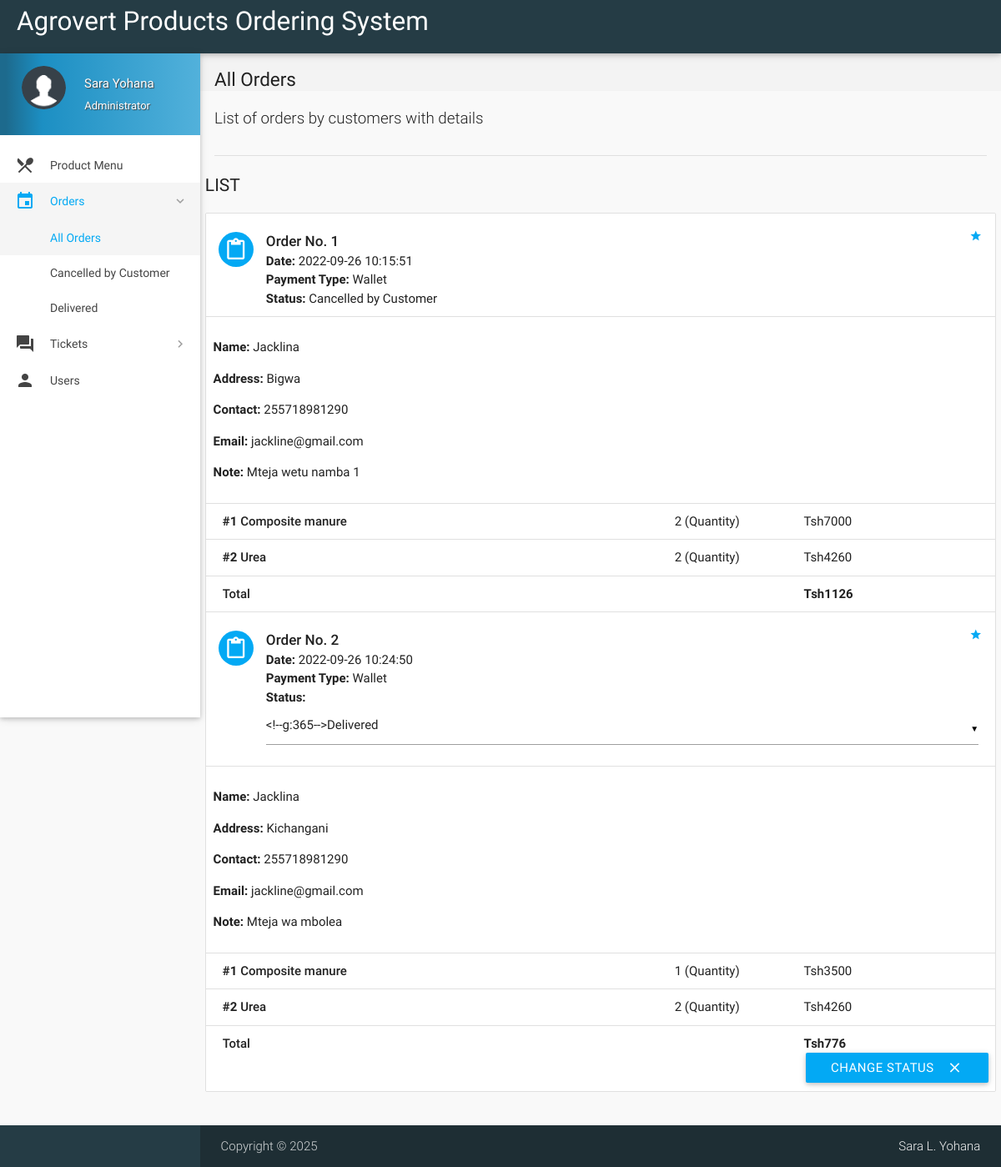
The app's page /all-orders.php (signed in) with its own data.
### tables this page shows
CREATE TABLE `orders` (
  `id` int(11) NOT NULL,
  `customer_id` int(11) NOT NULL,
  `address` varchar(300) NOT NULL,
  `description` varchar(300) NOT NULL,
  `date` datetime NOT NULL DEFAULT current_timestamp(),
  `payment_type` varchar(16) NOT NULL DEFAULT 'Wallet',
  `total` int(11) NOT NULL,
  `status` varchar(25) NOT NULL DEFAULT 'Yet to be delivered',
  `deleted` tinyint(4) NOT NULL DEFAULT 0
);

CREATE TABLE `users` (
  `id` int(11) NOT NULL,
  `role` varchar(15) NOT NULL DEFAULT 'Customer',
  `name` varchar(15) NOT NULL,
  `username` varchar(10) NOT NULL,
  `password` text NOT NULL,
  `email` varchar(35) DEFAULT NULL,
  `address` varchar(300) DEFAULT NULL,
  `contact` bigint(11) NOT NULL,
  `verified` tinyint(1) NOT NULL DEFAULT 0,
  `deleted` tinyint(4) NOT NULL DEFAULT 0
);

CREATE TABLE `order_details` (
  `id` int(11) NOT NULL,
  `order_id` int(11) NOT NULL,
  `item_id` int(11) NOT NULL,
  `quantity` int(11) NOT NULL,
  `price` int(11) NOT NULL
);

CREATE TABLE `items` (
  `id` int(11) NOT NULL,
  `name` varchar(20) NOT NULL,
  `price` int(11) NOT NULL,
  `item_image` varchar(255) NOT NULL,
  `deleted` tinyint(4) NOT NULL DEFAULT 0
);

### includes/connect.php (called while the page is built, shortened)
<?php
if(isset($_SESSION['name']))
$name = $_SESSION['name'];
if(isset($_SESSION['role']))
$role = $_SESSION['role'];
?>

### all-orders.php (the view, shortened to what this page needs)
<?php
include 'includes/connect.php';
	if($_SESSION['admin_sid']==session_id())
	{
		?>
<!DOCTYPE html>
<html lang="en">
<head>
  <link href="css/materialize.min.css" type="text/css" rel="stylesheet" media="screen,projection">
  <link href="css/style.min.css" type="text/css" rel="stylesheet" media="screen,projection">
  <link href="css/custom/custom.min.css" type="text/css" rel="stylesheet" media="screen,projection">
  <link href="js/plugins/perfect-scrollbar/perfect-scrollbar.css" type="text/css" rel="stylesheet" media="screen,projection">
</head>
<body>
  <header id="header" class="page-topbar">
        <div class="navbar-fixed">
            <nav class="navbar-color">
                <div class="nav-wrapper">
                    <ul class="left">
                      <li><h1 class="logo-wrapper"><a href="index.php" class="brand-logo darken-1">Agrovert Products Ordering System</a></h1></li>
                    </ul>
                </div>
            </nav>
        </div>
  </header>
  <div id="main">
    <div class="wrapper">
      <aside id="left-sidebar-nav">
        <ul id="slide-out" class="side-nav fixed leftside-navigation">
            <li class="user-details  light-blue darken-2">
            <div class="row">
                <div class="col col s4 m4 l4">
                    <img src="images/userav.png" alt="" class="circle responsive-img valign profile-image">
                </div>
                <div class="col col s8 m8 l8">
                    <a class="btn-flat dropdown-button waves-effect waves-light white-text profile-btn" href="#" data-activates="profile-dropdown"><?php echo $name;?> <i class="mdi-navigation-arrow-drop-down right"></i></a>
                    <p class="user-roal"><?php echo $role;?></p>
                </div>
            </div>
            </li>
            <li class="bold"><a href="index.php" class="waves-effect waves-light-blue"><i class="mdi-maps-local-restaurant"></i> Product Menu</a>
            </li>
                <li class="no-padding">
                    <ul class="collapsible collapsible-accordion">
                        <li class="bold"><a class="collapsible-header waves-effect waves-light-blue active"><i class="mdi-editor-insert-invitation"></i> Orders</a>
                            <div class="collapsible-body">
                                <ul>
								<li class="<?php
								if(!isset($_GET['status'])){
										echo 'active';
									}?>
									"><a href="all-orders.php">All Orders</a>
                                </li>
								<?php
									$sql = mysqli_query($con, "SELECT DISTINCT status FROM orders;");
									while($row = mysqli_fetch_array($sql)){
                                    echo '<li class='.(isset($_GET['status'])?($status == $_GET['status'] ? 'active' : ''): '').'><a href="all-orders.php?status='.$row['status'].'">'.$row['status'].'</a>
                                    </li>';
									}
									?>
                                </ul>
                            </div>
                        </li>
                    </ul>
                </li>
                 <li class="no-padding">
                    <ul class="collapsible collapsible-accordion">
                        <li class="bold"><a class="collapsible-header waves-effect waves-light-blue"><i class="mdi-action-question-answer"></i> Tickets</a>
                        </li>
                    </ul>
                </li>
            <li class="bold"><a href="users.php" class="waves-effect waves-light-blue"><i class="mdi-social-person"></i> Users</a>
            </li>
        </ul>
        </aside>
      <section id="content">
        <div id="breadcrumbs-wrapper">
          <div class="container">
            <div class="row">
              <div class="col s12 m12 l12">
                <h5 class="breadcrumbs-title">All Orders</h5>
              </div>
            </div>
          </div>
        </div>
        <div class="container">
          <p class="caption">List of orders by customers with details</p>
          <div class="divider"></div>
<div id="work-collections" class="seaction">
					<?php
					if(isset($_GET['status'])){
						$status = $_GET['status'];
					}
					else{
						$status = '%';
					}
					$sql = mysqli_query($con, "SELECT * FROM orders WHERE status LIKE '$status';");
					echo '<div class="row">
                <div>
                    <h4 class="header">List</h4>
                    <ul id="issues-collection" class="collection">';
					while($row = mysqli_fetch_array($sql))
					{
						$status = $row['status'];
						$deleted = $row['deleted'];
						echo '<li class="collection-item avatar">
                              <i class="mdi-content-content-paste light-blue circle"></i>
                              <span class="collection-header">Order No. '.$row['id'].'</span>
                              <p><strong>Date:</strong> '.$row['date'].'</p>
                              <p><strong>Payment Type:</strong> '.$row['payment_type'].'</p>
							  <p><strong>Status:</strong> '.($deleted ? $status : '
							  <form method="post" action="routers/edit-orders.php">
							    <input type="hidden" value="'.$row['id'].'" name="id">
								<select name="status">
								<option value="Yet to be delivered" '.($status=='Yet to be delivered' ? 'selected' : '').'>Yet to be delivered</option>
								<option value="Delivered" '.($status=='Delivered' ? 'selected' : '').'>Delivered</option>
								<option value="Cancelled by Admin" '.($status=='Cancelled by Admin' ? 'selected' : '').'>Cancelled by Admin</option>
								<option value="Paused" '.($status=='Paused' ? 'selected' : '').'>Paused</option>
								</select>
							  ').'</p>
                              <a href="#" class="secondary-content"><i class="mdi-action-grade"></i></a>
                              </li>';
						$order_id = $row['id'];
						$customer_id = $row['customer_id'];
						$sql1 = mysqli_query($con, "SELECT * FROM order_details WHERE order_id = $order_id;");
						$sql3 = mysqli_query($con, "SELECT * FROM users WHERE id = $customer_id;");
							while($row3 = mysqli_fetch_array($sql3))
							{
							echo '<li class="collection-item">
                            <div class="row">
							<p><strong>Name: </strong>'.$row3['name'].'</p>
							<p><strong>Address: </strong>'.$row['address'].'</p>
							'.($row3['contact'] == '' ? '' : '<p><strong>Contact: </strong>'.$row3['contact'].'</p>').'
							'.($row3['email'] == '' ? '' : '<p><strong>Email: </strong>'.$row3['email'].'</p>').'
							'.(!empty($row['description']) ? '<p><strong>Note: </strong>'.$row['description'].'</p>' : '').'
                            </li>';
							}
						while($row1 = mysqli_fetch_array($sql1))
						{
							$item_id = $row1['item_id'];
							$sql2 = mysqli_query($con, "SELECT * FROM items WHERE id = $item_id;");
							while($row2 = mysqli_fetch_array($sql2))
								$item_name = $row2['name'];
							echo '<li class="collection-item">
                            <div class="row">
                            <div class="col s7">
                            <p class="collections-title"><strong>#'.$row1['item_id'].'</strong> '.$item_name.'</p>
                            </div>
                            <div class="col s2">
                            <span>'.$row1['quantity'].' (Quantity)</span>
                            </div>
                            <div class="col s3">
                            <span>Tsh'.$row1['price'].'</span>
                            </div>
                            </div>
                            </li>';
						}
								echo'<li class="collection-item">
                                        <div class="row">
                                            <div class="col s7">
                                                <p class="collections-title"> Total</p>
                                            </div>
                                            <div class="col s2">
											<span> </span>
                                            </div>
                                            <div class="col s3">
                                                <span><strong>Tsh'.$row['total'].'</strong></span>
                                            </div>';
								if(!$deleted){
								echo '<button class="btn waves-effect waves-light right submit" type="submit" name="action">Change Status
                                              <i class="mdi-content-clear right"></i>
										</button>
										</form>';
								}
								echo'</div></li>';
					}
					?>
					</ul>
                </div>
              </div>
            </div>
        </div>
      </section>
    </div>
  </div>
 <footer class="page-footer">
    <div class="footer-copyright">
      <div class="container">
      <span>Copyright © <?php echo date("Y"); ?><span class="right"><a class="grey-text text-lighten-4" href="">Sara L. Yohana</a></span>
        </div>
    </div>
  </footer>
</body>
</html>
<?php
	}
?>

### records on screen
orders: id "1", date "2022-09-26 10:15:51", payment_type "Wallet", status "Cancelled by Customer", address "Bigwa", description "Mteja wetu namba 1", total "1126"
users: name "Jacklina", contact "255718981290", email "jackline@gmail.com"
order_details: item "1", item.name "Composite manure", quantity "2", price "7000"
order_details: item "2", item.name "Urea", quantity "2", price "4260"
orders: id "2", date "2022-09-26 10:24:50", payment_type "Wallet", address "Kichangani", description "Mteja wa mbolea", total "776", deleted "CHANGE STATUS"
order_details: item "1", item.name "Composite manure", quantity "1", price "3500"
order_details: item "2", item.name "Urea", quantity "2", price "4260"

### other values on screen
$name "Sara Yohana"
$role "Administrator"
$row['status'] "Cancelled by Customer"
$row['status'] "Delivered"
